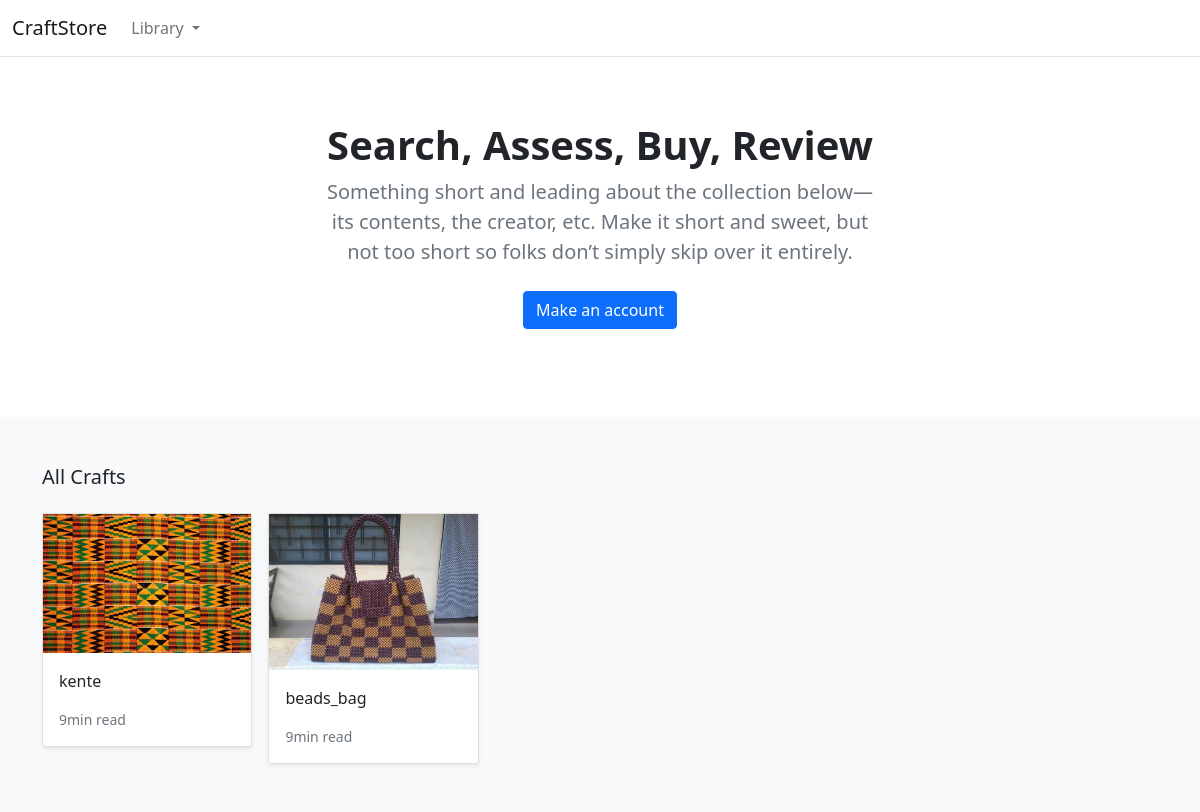
/, run on an earlier commit of the app's database.
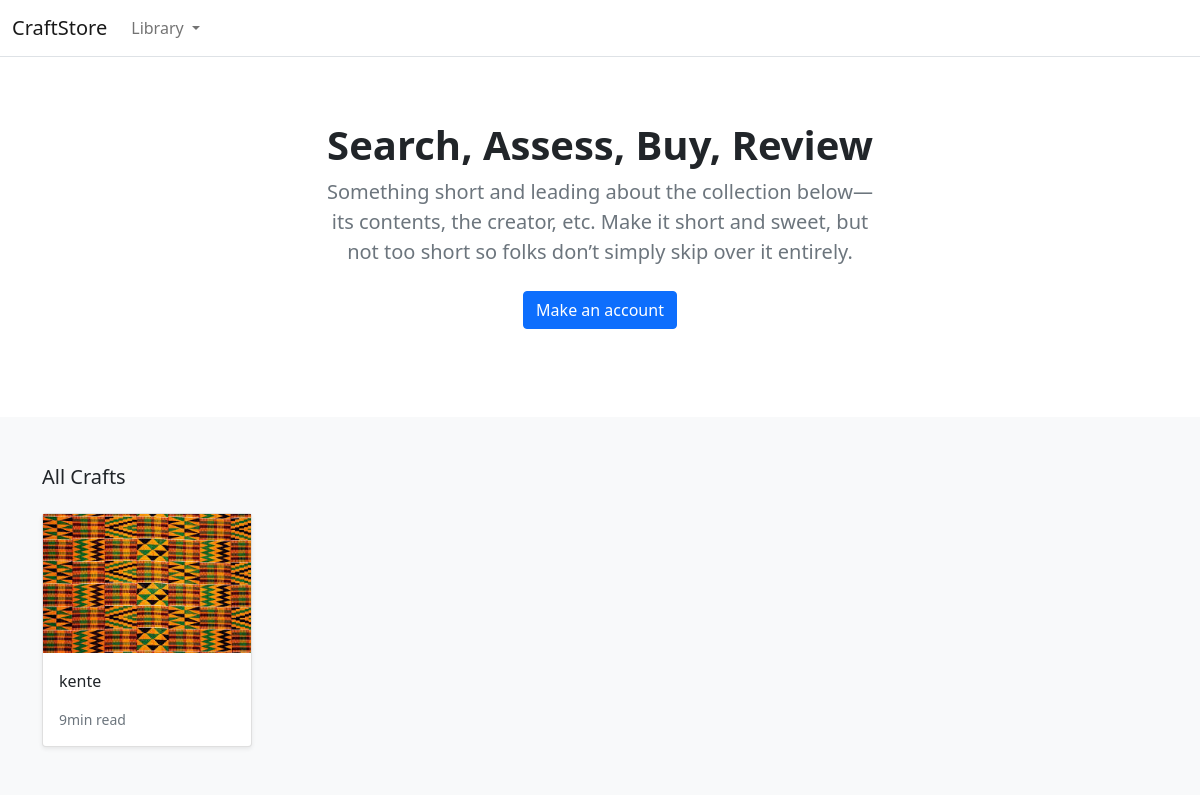
And on a later commit of the database.
### store/models.py (models this page shows, shortened)
class Product(models.Model):
    category = models.ForeignKey(Category, related_name='product', on_delete=models.CASCADE)
    created_by = models.ForeignKey(User, on_delete=models.CASCADE, related_name='product_creator')
    title = models.CharField(max_length=255)
    author = models.CharField(max_length=255, default='admin')
    description = models.TextField(blank=True)
    image = models.ImageField(upload_to='images/', default='images/default.png')
    slug = models.SlugField(max_length=255)
    price = models.DecimalField(max_digits=4, decimal_places=2)
    in_stock = models.BooleanField(default=True)
    is_active = models.BooleanField(default=True)
    created = models.DateTimeField(auto_now_add=True)
    updated = models.DateTimeField(auto_now=True)
    objects = models.Manager()
    products = ProductManager()
    class Meta:
        verbose_name_plural = 'Products'
        ordering = ('-created',)
    def get_absolute_url(self):
        return reverse('store:product_detail', args=[self.slug])

### store/views.py (the view)
# urls.py: path('', views.product_all, name='product_all'),
def product_all(request):
    products = Product.products.all()
    return render(request, 'store/home.html', {'products': products})

### store/context_processors.py (called while the page is built)
def categories(request):
    return {
        'categories': Category.objects.all()
    }

### store/models.py (called while the page is built)
    def get_queryset(self):
        return super(ProductManager, self).get_queryset().filter(is_active=True)

    def get_absolute_url(self):
        return reverse('store:category_list', args=[self.slug])

### templates/store/home.html (shortened to what this page needs)
{% extends "base.html" %}
{% load static %}
{% block content %}
<main>
  <section class="py-5 text-center container">
    <div class="row py-lg-3">
      <div class="col-lg-6 col-md-8 mx-auto">
        <h1 class="h1 fw-bold">Search, Assess, Buy, Review</h1>
        <p class="lead text-muted">Something short and leading about the collection below—its contents, the creator,
          etc. Make it short and sweet, but not too short so folks don’t simply skip over it entirely.</p>
        <p>
          <a href="#" class="btn btn-primary my-2">Make an account</a>
        </p>
      </div>
    </div>
  </section>
  <div class="album py-5 bg-light">
    <div class="container">
      <div class="pb-3 h5">All Crafts</div>
      <div class="row row-cols-1 row-cols-sm-2 row-cols-md-5 g-3">
        {% for product in products %}
        <div class="col">
          <div class="card shadow-sm">
            <img class="img-fluid" alt="Responsive image" src="{{ product.image.url }}">
            <div class="card-body">
              <p class="card-text">
                <a class="text-dark text-decoration-none" href="{{ product.get_absolute_url }}">{{ product.title }}</a>
              </p>
              <div class="d-flex justify-content-between align-items-center">
                <small class="text-muted">9min read</small>
              </div>
            </div>
          </div>
        </div>
        {% endfor %}
      </div>
    </div>
  </div>
</main>
{% endblock %}

What changed in the data, as far as the page shows it:
no longer on this page (row edited): Product: image (picture), title "beads_bag"
